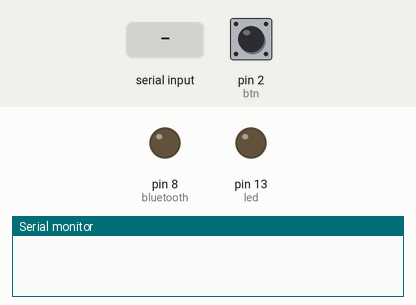
The sketch below on a simulated Arduino Uno, built with avr-gcc and run on an emulated ATmega328P. Parts: output pins drawn as LEDs (lit = HIGH), the last lines printed to the serial monitor. The inputs (shaded band) are chosen by the test bench; at power-on: pin 2 (btn) HIGH. Pins used as bus, display or sensor lines are not drawn.

Above: at 1.2 s.
1.3 s: "1\n" received over Serial
At 2.5 s:
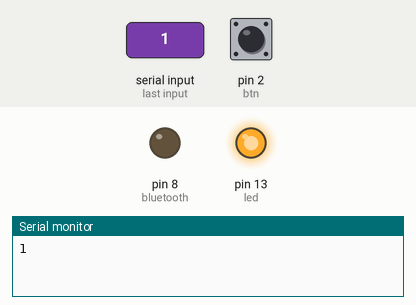
2.8 s: pin 2 (btn) pulled LOW for 0.15 s
At 3.7 s:
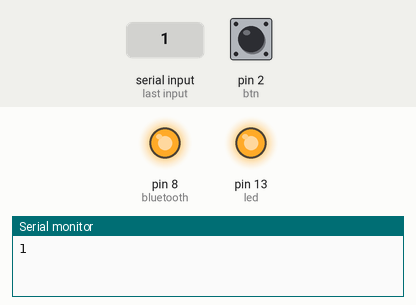
4.4 s: byte 48 ('0') received over Serial
At 5.0 s:
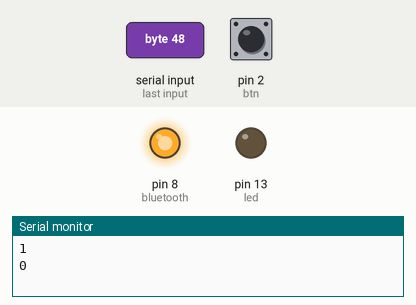
5.9 s: pin 2 (btn) pulled LOW for 1 s
At 7.3 s:
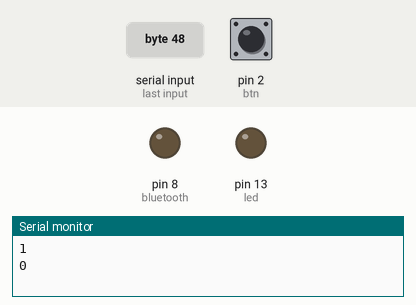
8.4 s: pin 2 (btn) pulled LOW for 3.2 s
At 12.1 s:
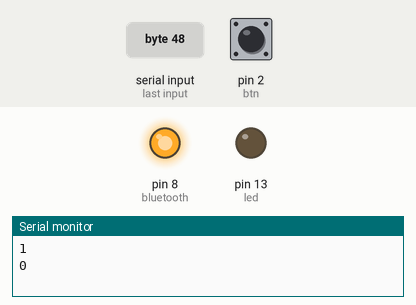
Timing chart, 0 to 13.6 s (numbered marks = the images above; inputs shaded):
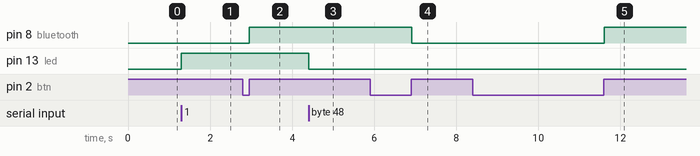

Measured:
- after the input at 1.3 s, pin 13 (led): LOW → HIGH at once
- after the input at 2.8 s, pin 8 (bluetooth): LOW → HIGH after 0.16 s
- after the input at 4.4 s, pin 13 (led): HIGH → LOW at once
- after the input at 5.9 s, pin 8 (bluetooth): HIGH → LOW after 1.0 s
- after the input at 8.4 s, pin 8 (bluetooth): LOW → HIGH after 3.2 s

The sketch:

button_bt3.ino
```cpp
#include <SoftwareSerial.h>
char data = 0;
int btn=2;
int led=13;
int bluetooth=8;
volatile int state=LOW;
int dc=4;
void setup()
{
    pinMode(btn,INPUT);              //PUSH BUTTON
    pinMode(led,OUTPUT);             //LED
    pinMode(bluetooth,OUTPUT);       //BLUETOOTH
    pinMode(dc,OUTPUT);              //XL6009
    Serial.begin(9600);
}
void loop()
{

     if(digitalRead(btn)==LOW)
      {
        while(digitalRead(btn)==LOW);
        delay(10);
        while(digitalRead(btn)==LOW);
        state = !state;
        digitalWrite(bluetooth,state);     //TURN THE BLUTOOTH DEVICE ON OR OFF
        digitalWrite(dc,state);            //TURN THE DC-DC STEP UP POWER SUPPLY ON
      }

if(Serial.available() > 0)  // Send data only when you receive data:
{
data = Serial.read();
Serial.print(data);        //Print Value inside data in Serial monitor
Serial.print("\n");
if(data == '1')            //led app on and off
digitalWrite(led, HIGH);
else if(data == '0')
digitalWrite(led, LOW);
}

}
```
